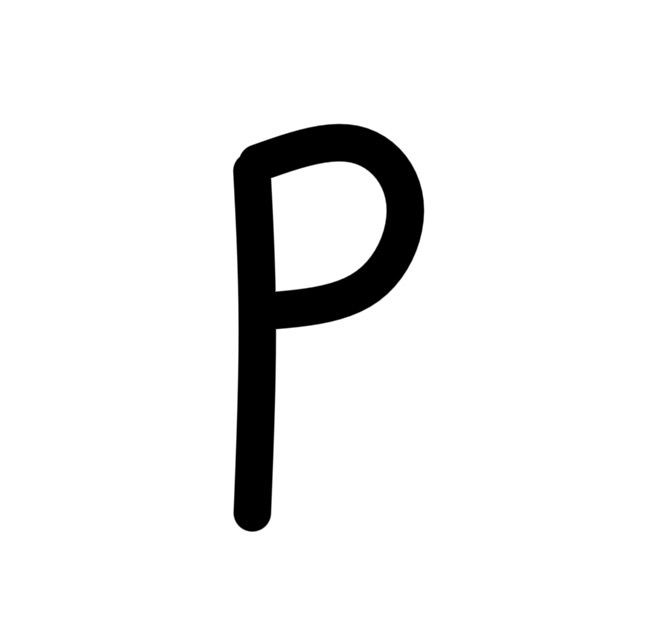
#> input picture custom_writting/P/P_thick.png, 655 x 625 px; the run also reads 3 pictures not shown here
$ python main.py
#> lines starting #> are read from the running program, lines starting #| are printed output that depends on the picture; after the words box and inside, x2 and y2 are one past the last pixel; in counts of white or black regions, pixels touching at a corner belong together
#> in preprocess_image, image is the input picture: PIL image 655x625 L; min 0, max 255, mean 237.7
### preprocess.py
from PIL import Image, ImageOps, ImageDraw
import cv2
import numpy as np

# =========================================
# Make an image look like EMNIST
# Shared by main.py and stroke_width.py
#
# Each step is its own small function so it can
# later become a transform class
# =========================================

# EMNIST stroke width divided by the longest side of the character's bounding box.
# Measured with measure_stroke_width_dt (the same method match_stroke_width uses)
# on 5000 random EMNIST bymerge training images, all 47 classes,
# transposed upright binarized at 100 and cropped to the character.
# Mean ratio 0.1247 (median 0.1304). On the 28x28 images themselves
# this method gives a mean width of 2.796 px (longest side about 22.7 px)
# My 4.368 row-14 width in stroke_width.py is a different measurement
EMNIST_STROKE_RATIO = 0.1247
EMNIST_DT_WIDTH_28 = 2.796

# Same threshold BinaryTransform in design.py uses on the training data
BINARY_THRESHOLD = 100


def blank_image():
    return Image.new("L", (28, 28), 0)


# =========================================
# Step 1: clean the background
# =========================================

def to_grayscale(image):
    return ImageOps.grayscale(image)


def background_is_light(gray_array):

    # The border of the photo is the background
    border = np.concatenate([
        gray_array[0, :], gray_array[-1, :],
        gray_array[:, 0], gray_array[:, -1]
    ])

    return np.median(border) > 127


def flatten_lighting(gray):

    # Dividing by a heavily blurred copy removes shadows and uneven lighting.
    # The blur is about 1/4 of the image size so it only keeps the lighting,
    # not the character
    gray_array = np.array(gray).astype(np.float32)

    # The division works on a light background, so a dark one is
    # flipped first and flipped back after (auto_invert decides later)
    light = background_is_light(gray_array)
#> in background_is_light, `border = np.concatenate([ gray_array[0, :], gray_array[-1, :], gray_ar..`: border = 2560 values from 255 to 255
#> light = True
    if not light:
        gray_array = 255 - gray_array

    blur_size = max(gray_array.shape) / 4
#> blur_size = 163.8
    background = cv2.GaussianBlur(gray_array, (0, 0), sigmaX=blur_size / 6)

    # Background becomes about 1, ink is below 1
    flat = gray_array / (background + 1e-6)
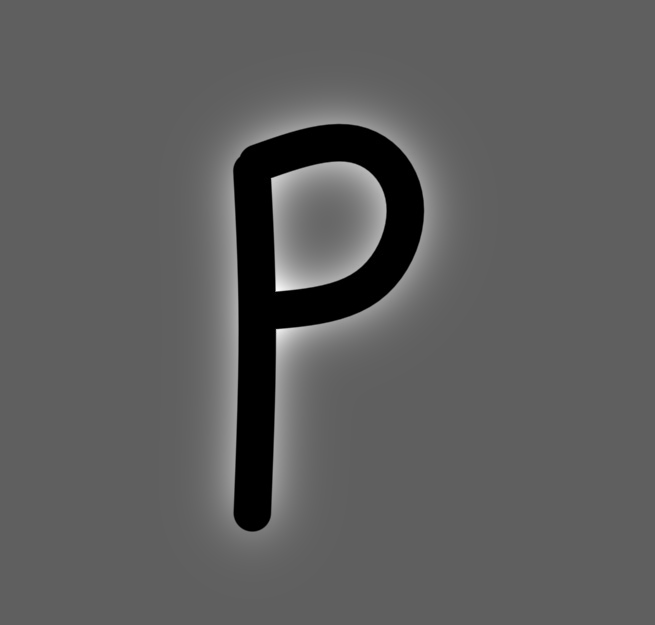
#> flat: shape (625, 655) float32; min 0, max 2.66, mean 0.981; drawn with min black and max white

    # A blank page has almost no contrast left
    # stretching it to 0-255 would only blow up the noise
    if 1 - flat.min() < 0.15:
        flat = np.ones_like(flat)

    # Pixels right next to the ink come out a little above 1 (a bright halo)
    # so I clip at 1 to keep the background flat, then rescale to 0-255
    flat = np.clip(flat, flat.min(), 1)
    flat = (flat - flat.min()) / (1 - flat.min() + 1e-6) * 255

    if not light:
        flat = 255 - flat

    return Image.fromarray(flat.astype(np.uint8))


def auto_invert(gray):

    # EMNIST uses white characters on a black background
    # I only invert if the background is light
    if background_is_light(np.array(gray)):
        return ImageOps.invert(gray)

    return gray


# =========================================
# Step 2: threshold and remove specks
# =========================================

def otsu_threshold(inverted):

    # Otsu picks a threshold between background and stroke.
    # Everything above it becomes 255, so the character is binary
    inverted_array = np.array(inverted)

    _, binary = cv2.threshold(
        inverted_array, 0, 255,
        cv2.THRESH_BINARY + cv2.THRESH_OTSU
    )
#> binary: shape (625, 655); 6.7% white; 1 white region, box (x1, y1, x2, y2) and area: (233, 124, 424, 531) 27298

    return Image.fromarray(binary)


def remove_ruled_lines(binary, length_fraction=1/3, max_thickness_fraction=0.02):

    # Lined paper leaves long horizontal lines after thresholding.
    # An opening with a long, thin horizontal kernel keeps only those lines
    # so I subtract just them from the image
#> called with length_fraction = 0.333, max_thickness_fraction = 0.02
    binary_array = np.array(binary)
    rows, cols = binary_array.shape
#> rows = 625; cols = 655

    length = max(1, int(cols * length_fraction))
#> length = 218
    kernel = cv2.getStructuringElement(cv2.MORPH_RECT, (length, 1))
    lines = cv2.morphologyEx(binary_array, cv2.MORPH_OPEN, kernel)
#> lines: shape (625, 655); every value is 0

    # A flat part of the character (like the bottom of a thick O) also passes
    # the opening but it is taller than a ruled line
    # Ink that is taller than a line is kept also keeps the stroke
    # where a line crosses the character
    thickness = max(3, int(rows * max_thickness_fraction))
#> thickness = 12
    vertical = cv2.getStructuringElement(cv2.MORPH_RECT, (1, thickness + 1))
#> vertical = [1, 1, 1, 1, 1, 1, 1, 1, 1, 1, 1, 1, 1]
    tall_ink = cv2.morphologyEx(binary_array, cv2.MORPH_OPEN, vertical)
#> tall_ink: shape (625, 655); 6.7% white; 1 white region, box (x1, y1, x2, y2) and area: (234, 124, 424, 531) 27295
    lines = cv2.subtract(lines, tall_ink)

    return Image.fromarray(cv2.subtract(binary_array, lines))

def remove_vertical_lines(binary, length_fraction=1/3, max_thickness_fraction=0.02):
    # Turn vertical lines into horizontal lines
#> called with length_fraction = 0.333, max_thickness_fraction = 0.02
    transposed = Image.fromarray(
        np.ascontiguousarray(np.array(binary).T)
    )
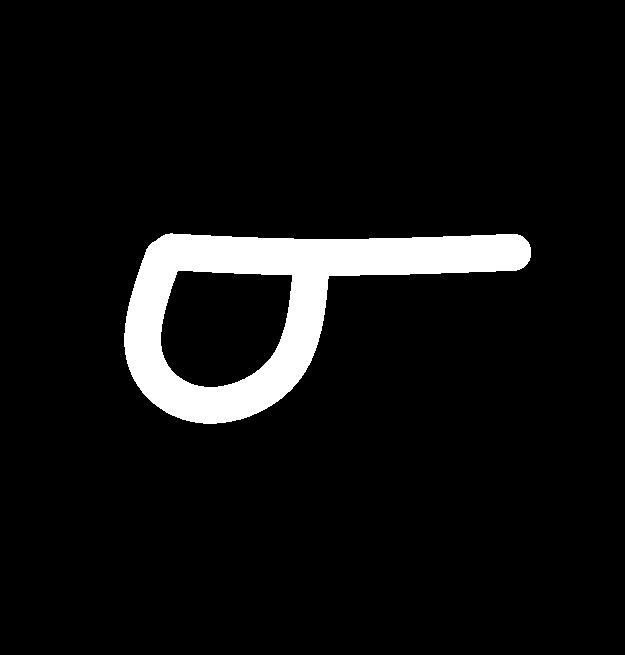
#> transposed: PIL image 625x655 L; 6.7% white; 1 white region, box (x1, y1, x2, y2) and area: (124, 233, 531, 424) 27298

    # Reuse the horizontal-line removal logic
    cleaned = remove_ruled_lines(
        transposed,
        length_fraction,
        max_thickness_fraction
    )
#> in remove_ruled_lines (call 2), `lines = cv2.morphologyEx(binary_array, cv2.MORPH_OPEN, kernel)`: lines: shape (655, 625); 3.1% white; 1 white region, box (x1, y1, x2, y2) and area: (140, 239, 532, 273) 12816
#> in remove_ruled_lines (call 2), `tall_ink = cv2.morphologyEx(binary_array, cv2.MORPH_OPEN, vertical)`: tall_ink: shape (655, 625); 6.7% white; 1 white region, box (x1, y1, x2, y2) and area: (124, 234, 530, 425) 27287
#> in remove_ruled_lines (call 2), `lines = cv2.subtract(lines, tall_ink)`: lines: shape (655, 625); 0.03% white in thin lines or dots, all inside (x1, y1, x2, y2) = (153, 239, 532, 264)
#> in remove_ruled_lines (call 2), `return Image.fromarray(cv2.subtract(binary_array, lines))`: returned value: PIL image 625x655 L; 6.6% white; 1 white region, box (x1, y1, x2, y2) and area: (124, 233, 530, 424) 27205

    # Restore the original orientation
    return Image.fromarray(
        np.ascontiguousarray(np.array(cleaned).T)
    )
#> returned value: PIL image 655x625 L; 6.6% white; 1 white region, box (x1, y1, x2, y2) and area: (233, 124, 424, 530) 27205
def remove_specks(binary, min_size_fraction=0.15, max_gap_fraction=0.25,
                  max_line_aspect=8, max_line_height_fraction=0.1):

    # Keep the largest piece (the character),
    # plus any piece that is reasonably large or close to it
    # (so the dots on i and j survive). Small, far away specks are removed
#> called with min_size_fraction = 0.15, max_gap_fraction = 0.25, max_line_aspect = 8, max_line_height_fraction = 0.1
    binary_array = np.array(binary)

    count, labels, stats, _ = cv2.connectedComponentsWithStats(
        binary_array, connectivity=8
    )
#> count = 2; stats = [[0, 0, 655, 625, 382170], [233, 124, 191, 406, 27205]]

    # Label 0 is the background
    if count <= 1:
        return Image.fromarray(np.zeros_like(binary_array))

    areas = stats[1:, cv2.CC_STAT_AREA]
#> areas = [27205]
    largest = 1 + np.argmax(areas)
#> largest = 1
    largest_area = stats[largest, cv2.CC_STAT_AREA]
#> largest_area = 27205

    # If even the biggest piece is tiny, the image is nearly blank
    if largest_area < max(10, 0.0005 * binary_array.size):
        return Image.fromarray(np.zeros_like(binary_array))

    lx, ly, lw, lh = stats[largest, :4]
#> lx = 233; ly = 124; lw = 191; lh = 406
    max_gap = max_gap_fraction * max(lw, lh)
#> max_gap = 101.5

    keep = np.zeros_like(binary_array)

    for label in range(1, count):

        x, y, w, h, area = stats[label]

        # Gap between this piece's box and the largest piece's box
        gap_x = max(0, lx - (x + w), x - (lx + lw))
        gap_y = max(0, ly - (y + h), y - (ly + lh))
        gap = np.hypot(gap_x, gap_y)

        big = area >= min_size_fraction * largest_area

        # Close pieces still need to be more than a pixel or two of noise
        close = gap <= max_gap and area >= 0.005 * largest_area

        # Long, flat pieces are leftover bits of ruled lines,
        # so they go even when they are close to the character
        line_piece = (
            w > max_line_aspect * h
            and h <= max_line_height_fraction * max(lw, lh)
        )

        if label == largest or ((big or close) and not line_piece):
            keep[labels == label] = 255
#> this loop made 1 pass
#> (x, y, w, h, area, gap_x, gap_y, gap) on pass 1: (233, 124, 191, 406, 27205, 0, 0, 0)

    return Image.fromarray(keep)


# =========================================
# Step 3: crop to the character
# =========================================

def crop_to_character(image):

    bbox = image.getbbox()
#> bbox = (233, 124, 424, 530)

    if bbox:
        return image.crop(bbox)
#> returned value: PIL image 191x406 L; 35.1% white; 1 white region, box (x1, y1, x2, y2) and area: (0, 0, 191, 406) 27205

    return None


# =========================================
# Step 4: match the EMNIST stroke width
# Done at the large size, before resizing
# =========================================

# [150 lines left out: functions measure_stroke_width_dt, round_kernel_morph, main_pieces, find_holes, safe_dilation_radius, match_stroke_width, not called in this run]


# =========================================
# Step 5: resize and center like EMNIST
# =========================================

def resize_and_center(cropped, size=24):

    # Resizing without stretching the character
    # 24 pixels for the longest side, like EMNIST characters
#> called with size = 24
    w, h = cropped.size
    scale = size / max(w, h)

    new_w = max(1, round(w * scale))
    new_h = max(1, round(h * scale))

    resized = cropped.resize(
        (new_w, new_h),
        Image.Resampling.BICUBIC
    )

    # Making a 28x28 black background
    final = Image.new("L", (28, 28), 0)
#> final: PIL image 28x28 L; every value is 0

    # Centering the character on the 28x28 image
    x = (28 - resized.width) // 2
    y = (28 - resized.height) // 2

    final.paste(resized, (x, y))

    return final


# =========================================
# Step 6: match the training format
# =========================================

def binarize(image, threshold=BINARY_THRESHOLD):

    # Same as BinaryTransform in design.py.
    # No transpose: my images are already upright
#> called with threshold = 100
    image_array = np.array(image)
    image_array = (image_array > threshold).astype(np.uint8) * 255
#> image_array: shape (28, 28); 13% white in thin lines or dots, all inside (x1, y1, x2, y2) = (8, 2, 19, 26)

    return Image.fromarray(image_array)


# =========================================
# Full pipeline
# =========================================

def preprocess_image(source, return_steps=False):

    steps = []

    def done(final):
        steps.append(("6. binarize", final))
        return (final, steps) if return_steps else final

    # Opening the image
    image = source if isinstance(source, Image.Image) else Image.open(source)

    # Phone photos store rotation as metadata now this applies it
    image = ImageOps.exif_transpose(image)
    steps.append(("original", image.convert("L")))

    # 1. Clean the background
    gray = to_grayscale(image)
    flat = flatten_lighting(gray)
    steps.append(("1. flatten lighting", flat))

    inverted = auto_invert(flat)
    steps.append(("1. auto-invert", inverted))

    # 2. Threshold and remove specks
    binary = otsu_threshold(inverted)
    steps.append(("2. otsu", binary))

    no_h_lines = remove_ruled_lines(binary)
    steps.append(("2. remove horizontal lines", no_h_lines))

    no_lines = remove_vertical_lines(no_h_lines)
    steps.append(("2. remove vertical lines", no_lines))

    cleaned = remove_specks(no_lines)
    steps.append(("2. remove specks", cleaned))

    # 3. Crop (a blank image has nothing to crop)
    cropped = crop_to_character(cleaned)

    if cropped is None:
        return done(blank_image())

    steps.append(("3. crop", cropped))

    # 4. Match stroke width
    # matched = match_stroke_width(cropped)
    matched = cropped

    if matched is None:
        return done(blank_image())

    steps.append(("4. stroke width", matched))

    # 5. Resize and center
    centered = resize_and_center(matched)
    steps.append(("5. resize 24 + center", centered))

    # 6. Match the training format
    return done(binarize(centered))


# =========================================
# Side-by-side picture of every step
# =========================================

def save_steps_grid(filenames, output_path, cell=120):

    rows = [preprocess_image(f, return_steps=True)[1] for f in filenames]
    columns = max(len(r) for r in rows)

    label_h = 16
    grid = Image.new("L", (columns * cell, len(rows) * (cell + label_h)), 128)
    draw = ImageDraw.Draw(grid)

    for r, (filename, steps) in enumerate(zip(filenames, rows)):
        for c, (name, step) in enumerate(steps):

            # Small images are scaled up with NEAREST so the pixels stay visible
            thumb = step.copy()
            if max(thumb.size) <= 28:
                thumb = thumb.resize((cell - 8, cell - 8), Image.Resampling.NEAREST)
            else:
                thumb.thumbnail((cell - 8, cell - 8))

            x = c * cell + (cell - thumb.width) // 2
            y = r * (cell + label_h) + label_h + (cell - thumb.height) // 2
            grid.paste(thumb, (x, y))

            label = filename if c == 0 else name
            draw.text((c * cell + 4, r * (cell + label_h) + 2), label, fill=255)

    grid.save(output_path)

### main.py
from PIL import Image
import cv2
import numpy as np

from preprocess import preprocess_image, save_steps_grid

# Testing P_thick

thick = preprocess_image("custom_writting/P/P_thick.png")
thick.show()


# Testing P_thin

thin = preprocess_image("custom_writting/P/P_thin.png")
#> call 2 of preprocess_image, with source = 'custom_writting/P/P_thin.png', return_steps = False
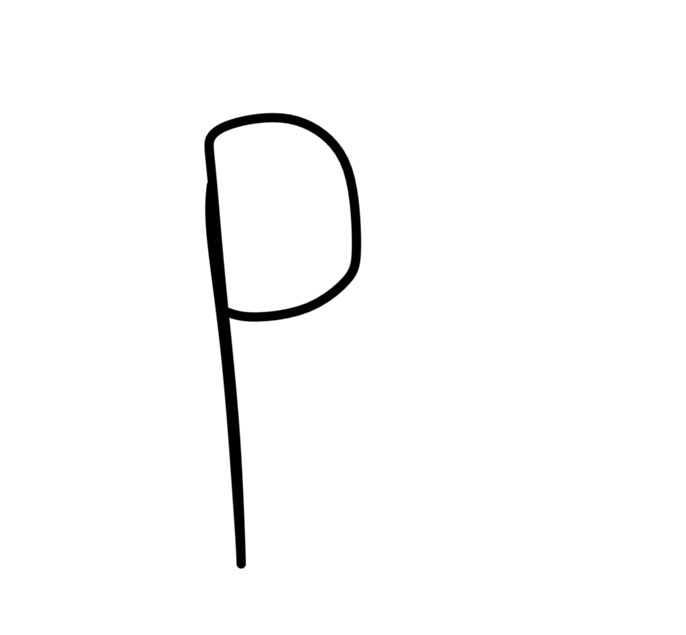
#> input picture custom_writting/P/P_thin.png, 686 x 635 px
#> in preprocess_image, image is the input picture: PIL image 686x635 L; min 0, max 255, mean 249.8
#> in flatten_lighting (call 2), `flat = gray_array / (background + 1e-6)`:
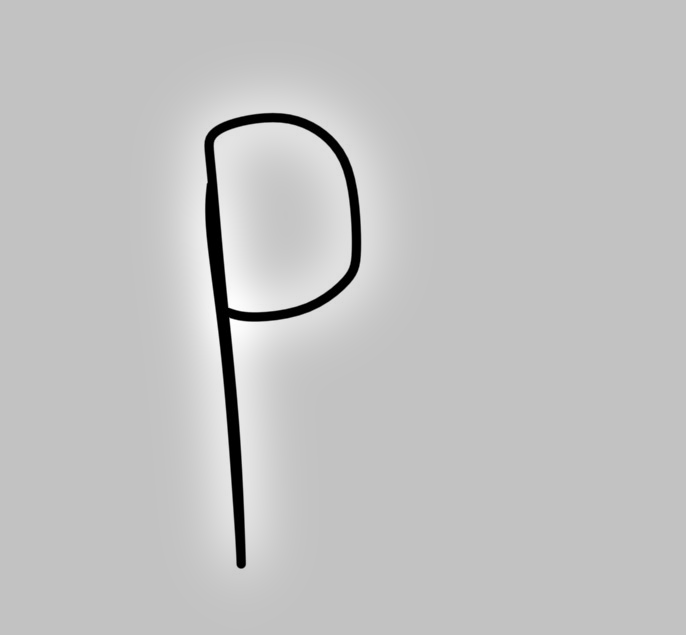
#> flat: shape (635, 686) float32; min 0, max 1.31, mean 0.999; drawn with min black and max white
#> in otsu_threshold (call 2), `_, binary = cv2.threshold( inverted_array, 0, 255, cv2.THRESH_BINARY +..`: binary: shape (635, 686); 2% white; 1 white region, box (x1, y1, x2, y2) and area: (205, 113, 361, 569) 8744
#> in remove_ruled_lines (call 3), `lines = cv2.morphologyEx(binary_array, cv2.MORPH_OPEN, kernel)`: lines: shape (635, 686); every value is 0
#> in remove_ruled_lines (call 3), `tall_ink = cv2.morphologyEx(binary_array, cv2.MORPH_OPEN, vertical)`: tall_ink: shape (635, 686); 1.5% white; 2 white regions, box (x1, y1, x2, y2) and area: (205, 126, 246, 569) 5105, (326, 131, 361, 292) 1477
#> in remove_vertical_lines (call 2), `transposed = Image.fromarray( np.ascontiguousarray(np.array(binary).T) )`: transposed: PIL image 635x686 L; 2% white; 1 white region, box (x1, y1, x2, y2) and area: (113, 205, 569, 361) 8744
#> in remove_ruled_lines (call 4), `lines = cv2.morphologyEx(binary_array, cv2.MORPH_OPEN, kernel)`: lines: shape (686, 635); every value is 0
#> in remove_ruled_lines (call 4), `tall_ink = cv2.morphologyEx(binary_array, cv2.MORPH_OPEN, vertical)`: tall_ink: shape (686, 635); 0.79% white; 6 white regions (1 under 20 px), largest, box (x1, y1, x2, y2) and area: (286, 217, 321, 348) 1220, (113, 209, 137, 333) 1098, (202, 206, 269, 225) 962, (270, 212, 276, 226) 84, (281, 213, 284, 227) 42
#> the loop in remove_specks (call 2), `for label in range(1, count): ` made 1 pass
#> (x, y, w, h, area, gap_x, gap_y, gap) on pass 1: (205, 113, 156, 456, 8744, 0, 0, 0)
#> in crop_to_character (call 2), `return image.crop(bbox)`: returned value: PIL image 156x456 L; 12.3% white; 1 white region, box (x1, y1, x2, y2) and area: (0, 0, 156, 456) 8744
#> in binarize (call 2), `image_array = (image_array > threshold).astype(np.uint8) * 255`: image_array: shape (28, 28); 4.7% white in thin lines or dots, all inside (x1, y1, x2, y2) = (10, 2, 18, 24)
thin.show()


# =========================================
# Trying dilation on the thin image
# To see if making the stroke thicker helps it look closer to EMNIST

thin_array = np.array(thin)

kernel = np.ones((2, 2), np.uint8)

thin_dilated = cv2.dilate(
    thin_array,
    kernel,
    iterations=1
)
#> thin_dilated: shape (28, 28); 10.6% white in thin lines or dots, all inside (x1, y1, x2, y2) = (10, 2, 19, 25)

Image.fromarray(thin_dilated).show()


# =========================================
# Trying erosion on the thick image
# To see if making the stroke thinner helps it look closer to EMNIST

thick_array = np.array(thick)

thick_eroded = cv2.erode(
    thick_array,
    kernel,
    iterations=1
)
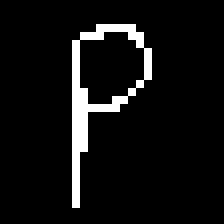
#> thick_eroded: shape (28, 28) (shown 8 times larger); 6.6% white in thin lines or dots, all inside (x1, y1, x2, y2) = (9, 3, 19, 26)

Image.fromarray(thick_eroded).show()


# =========================================
# Saving every preprocessing step side by side for my P and O test images

save_steps_grid(
    ["custom_writting/P/P_thin.png", "custom_writting/P/P_medium.png", "custom_writting/P/P_thick.png",
     "custom_writting/O/O_Thin.png", "custom_writting/O/O_Medium.png", "custom_writting/O/O_Thick.png"],
    "preprocess_steps.png"
)
#> call 4 of preprocess_image, with source = 'custom_writting/P/P_medium.png', return_steps = True
#> in preprocess_image (call 4), `steps = []`: steps = []
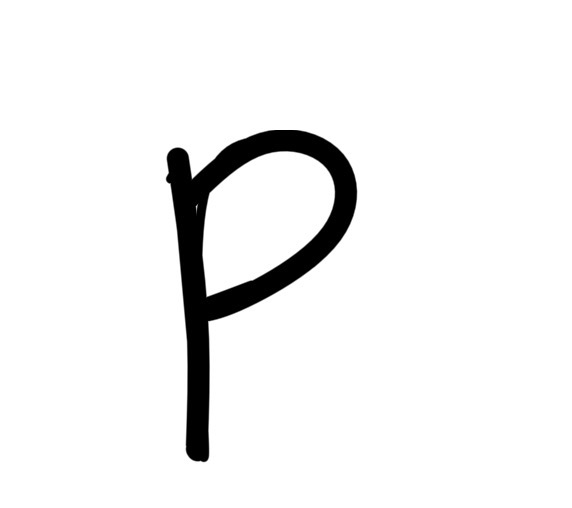
#> input picture custom_writting/P/P_medium.png, 572 x 508 px
#> in preprocess_image, image is the input picture: PIL image 572x508 L; min 0, max 255, mean 240.9
#> in flatten_lighting (call 4), `flat = gray_array / (background + 1e-6)`:
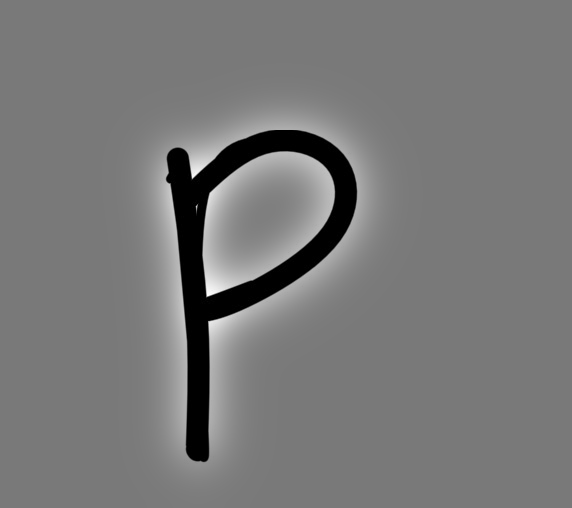
#> flat: shape (508, 572) float32; min 0, max 2.09, mean 0.99; drawn with min black and max white
#> in save_steps_grid, `rows = [preprocess_image(f, return_steps=True)[1] for f in filenames]`: rows = 6 items
#> in save_steps_grid, `columns = max(len(r) for r in rows)`: columns = 11
#> the loop in save_steps_grid, `for r, (filename, steps) in enumerate(zip(filenames, rows)):` made 6 passes
#> filename on passes 1 to 6: 'custom_writting/P/P_thin.png', 'custom_writting/P/P_medium.png', 'custom_writting/P/P_thick.png', 'custom_writting/O/O_Thin.png', 'custom_writting/O/O_Medium.png', 'custom_writting/O/O_Thick.png'
"""
Tried both a thin and a thick version of P and used dilation and erosion to see how the stroke width
changed after resizing
The really thick version looked a little too bold and the eroded one I thought was too thin
Medium strokes looked closer to the EMNIST examples in my eyes
"""
